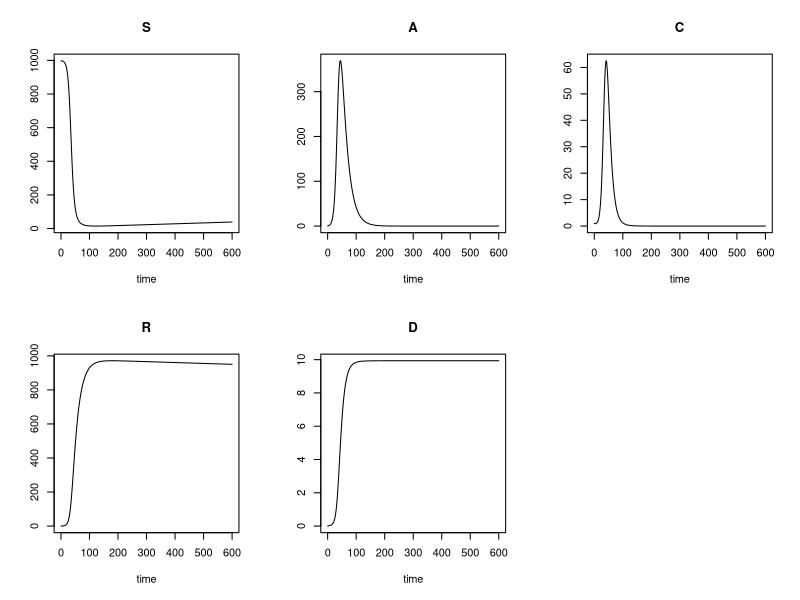
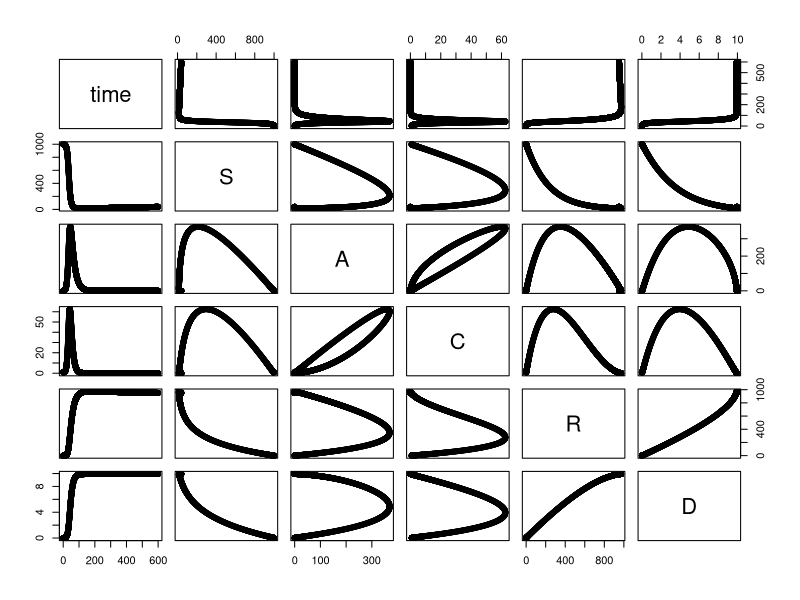
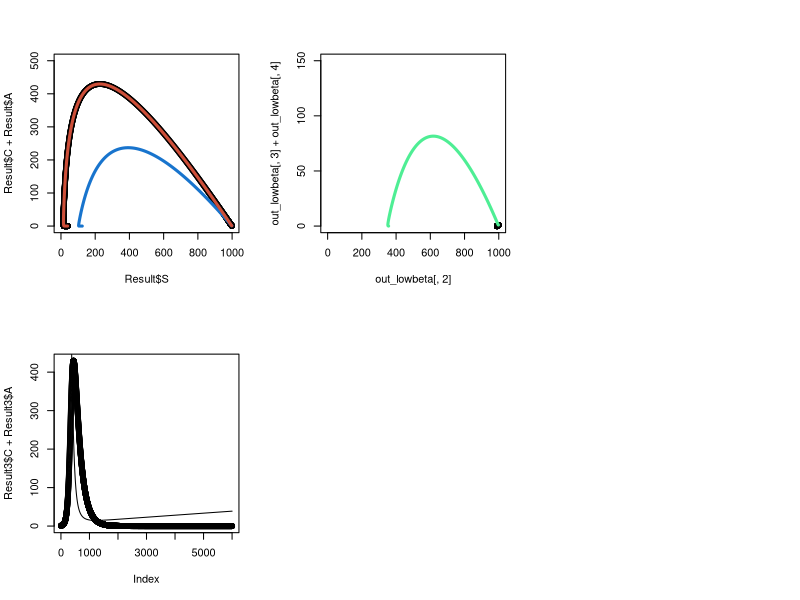

The R script that drew these images, in order: (Note: this script raises an error after producing the figures.)
library(deSolve)

SACRD<-function(t, state, parameters) {
  with(as.list(c(state, parameters)),{
    P <- (S+A+C+R)
    lam<-parameters['beta']*(A+C)/P
    
    dS <- mu*P-mu*S-lam*S   
    dA <- (1-gamma)*lam*S - taua*A - mu*A
    dC <- gamma*lam*S - tauc*C - mu*C 
    dR <- (1-phi)*tauc*C + taua*A - mu*R
    dD <- phi*tauc*C
    list(c(dS, dA, dC, dR, dD))}) 
}


initP<-999 
initA<-0
initC<-1
initR<-0 
initD<-0
initS<-initP-initA-initC-initR
istate <- c(S = initS, A = initA, C = initC, R = initR, D = initD)

parameters <- c(
  mu = (1/(50*52*7)),    
  beta = 0.25, 
  gamma = 0.2,
  taua = 1/20,
  tauc = 1/10,
  phi=0.05
)

time_start <- 0
time_stop <- 600
deltat<- 0.1
tps <- seq(time_start , time_stop , by = deltat)

out <- deSolve::ode(y = istate, times = tps, func = SACRD, parms = parameters) 
Result<-as.data.frame(out)

plot(out)
plot(Result)
plot(Result$S,Result$C+Result$A, ylim = c(0,500),xlim = c(0,1000))

# plot(Result$C + Result$A)
# lines(Result$C + Result$A, col = "blue")
##########################################################################################################################

#                                   Compare with SIR_model

########################################################################################################################

SIR_model2<-function(t, state, parameters) {
  with(as.list(c(state, parameters)),{
    P <- (S+I+R)
    lam<-parameters['beta']*I/P
    
    dS <- mu*P-mu*S-lam*S         
    dI <- lam*S-(1-phi)*tau*I-delta*phi*I-mu*I 
    dR <- (1-phi)*tau*I-mu*R
    dD <- delta*phi*I
    list(c(dS, dI, dR, dD))}) 
}

initP<-999 
initI<-1 
initR<-0 
initD<-0
initS<-initP-initI-initR
istate2 <- c(S = initS, I = initI, R = initR, D = initD)

parameters2 <- c(
  mu = (1/(50*52*7)),    
  beta = 0.25,              
  tau = 1/10,
  delta = 1/10,
  phi=0.05
)

out2 <- deSolve::ode(y = istate2, times = tps, func = SIR_model2, parms = parameters2) 
Result2<-as.data.frame(out2)
lines(Result2$S,Result2$I, col="dodgerblue3",lwd=3)



#############    What if asymptomatic infections last longer?  ###################

parameters['taua']<-1/20
out3 <- deSolve::ode(y = istate, times = tps, func = SACRD, parms = parameters) 
Result3<-as.data.frame(out3)

lines(Result3$S,Result3$C+Result3$A, col="tomato3",lwd=3)
plot(Result3$C+Result3$A)
lines(Result3$S)


parameters['beta']<-0.09
parameters['taua']<-1/10
out_lowbeta <- deSolve::ode(y = istate, times = tps, func = SACRD, parms = parameters) 
parameters['taua']<-1/20
out3_lowbeta <- deSolve::ode(y = istate, times = tps, func = SACRD, parms = parameters) 

plot(out_lowbeta[,2],out_lowbeta[,3]+out_lowbeta[,4], ylim = c(0,150),xlim = c(0,1000))
lines(out3_lowbeta[,2],out3_lowbeta[,3]+out3_lowbeta[,4], col="seagreen2",lwd=3)


###########    Symptoms dictate infectiousness     ############################

SACRD_rho<-function(t, state, parameters) {
  with(as.list(c(state, parameters)),{
    P <- (S+A+C+R)
    lam<-parameters['beta']*(A*rho+C)/P
    
    dS <- mu*P-mu*S-lam*S   
    dA <- (1-gamma)*lam*S - taua*A - mu*A
    dC <- gamma*lam*S - tauc*C - mu*C 
    dR <- (1-phi)*tauc*C + taua*A - mu*R
    dD <- phi*tauc*C
    list(c(dS, dA, dC, dR, dD))}) 
}

parameters['rho']<-0.75
out3r_lowbeta <- deSolve::ode(y = istate_a, times = tps, func = SACRD_rho, parms = parameters) 

lines(out3r_lowbeta[,2],out3r_lowbeta[,3]+out3r_lowbeta[,4], col="violetred",lwd=3)
